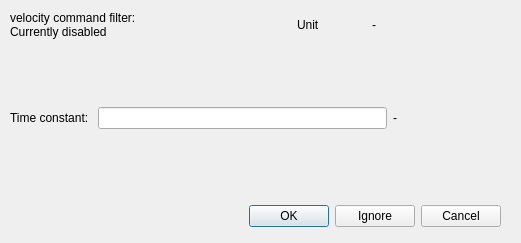
<?xml version="1.0" encoding="UTF-8"?>
<ui version="4.0">
 <class>vel_cmd_filter_dialog</class>
 <widget class="QDialog" name="vel_cmd_filter_dialog">
  <property name="geometry">
   <rect>
    <x>0</x>
    <y>0</y>
    <width>521</width>
    <height>243</height>
   </rect>
  </property>
  <property name="windowTitle">
   <string>Setting</string>
  </property>
  <widget class="QDialogButtonBox" name="buttonBox">
   <property name="geometry">
    <rect>
     <x>20</x>
     <y>200</y>
     <width>481</width>
     <height>32</height>
    </rect>
   </property>
   <property name="orientation">
    <enum>Qt::Horizontal</enum>
   </property>
   <property name="standardButtons">
    <set>QDialogButtonBox::Cancel|QDialogButtonBox::Ignore|QDialogButtonBox::Ok</set>
   </property>
  </widget>
  <widget class="QWidget" name="verticalLayoutWidget">
   <property name="geometry">
    <rect>
     <x>10</x>
     <y>10</y>
     <width>499</width>
     <height>181</height>
    </rect>
   </property>
   <layout class="QVBoxLayout" name="verticalLayout" stretch="1,5">
    <item>
     <layout class="QHBoxLayout" name="horizontalLayout_2" stretch="2,2,1,2">
      <item>
       <widget class="QLabel" name="label">
        <property name="text">
         <string>velocity command filter:
Currently disabled</string>
        </property>
       </widget>
      </item>
      <item>
       <widget class="QLabel" name="label_6">
        <property name="maximumSize">
         <size>
          <width>300</width>
          <height>50</height>
         </size>
        </property>
        <property name="text">
         <string/>
        </property>
        <property name="pixmap">
         <pixmap>../icon/vel_cmd_filter.png</pixmap>
        </property>
        <property name="scaledContents">
         <bool>true</bool>
        </property>
       </widget>
      </item>
      <item>
       <widget class="QLabel" name="label_2">
        <property name="text">
         <string>Unit</string>
        </property>
       </widget>
      </item>
      <item>
       <widget class="QLabel" name="unit_label">
        <property name="text">
         <string>-</string>
        </property>
       </widget>
      </item>
     </layout>
    </item>
    <item>
     <layout class="QHBoxLayout" name="horizontalLayout" stretch="1,5,2">
      <item>
       <widget class="QLabel" name="label_4">
        <property name="text">
         <string>Time constant: </string>
        </property>
       </widget>
      </item>
      <item>
       <widget class="QLineEdit" name="lineEdit"/>
      </item>
      <item>
       <widget class="QLabel" name="current_value_label">
        <property name="text">
         <string>-</string>
        </property>
       </widget>
      </item>
     </layout>
    </item>
   </layout>
  </widget>
 </widget>
 <resources/>
 <connections>
  <connection>
   <sender>buttonBox</sender>
   <signal>accepted()</signal>
   <receiver>vel_cmd_filter_dialog</receiver>
   <slot>accept()</slot>
   <hints>
    <hint type="sourcelabel">
     <x>248</x>
     <y>254</y>
    </hint>
    <hint type="destinationlabel">
     <x>157</x>
     <y>274</y>
    </hint>
   </hints>
  </connection>
  <connection>
   <sender>buttonBox</sender>
   <signal>rejected()</signal>
   <receiver>vel_cmd_filter_dialog</receiver>
   <slot>reject()</slot>
   <hints>
    <hint type="sourcelabel">
     <x>316</x>
     <y>260</y>
    </hint>
    <hint type="destinationlabel">
     <x>286</x>
     <y>274</y>
    </hint>
   </hints>
  </connection>
 </connections>
</ui>
